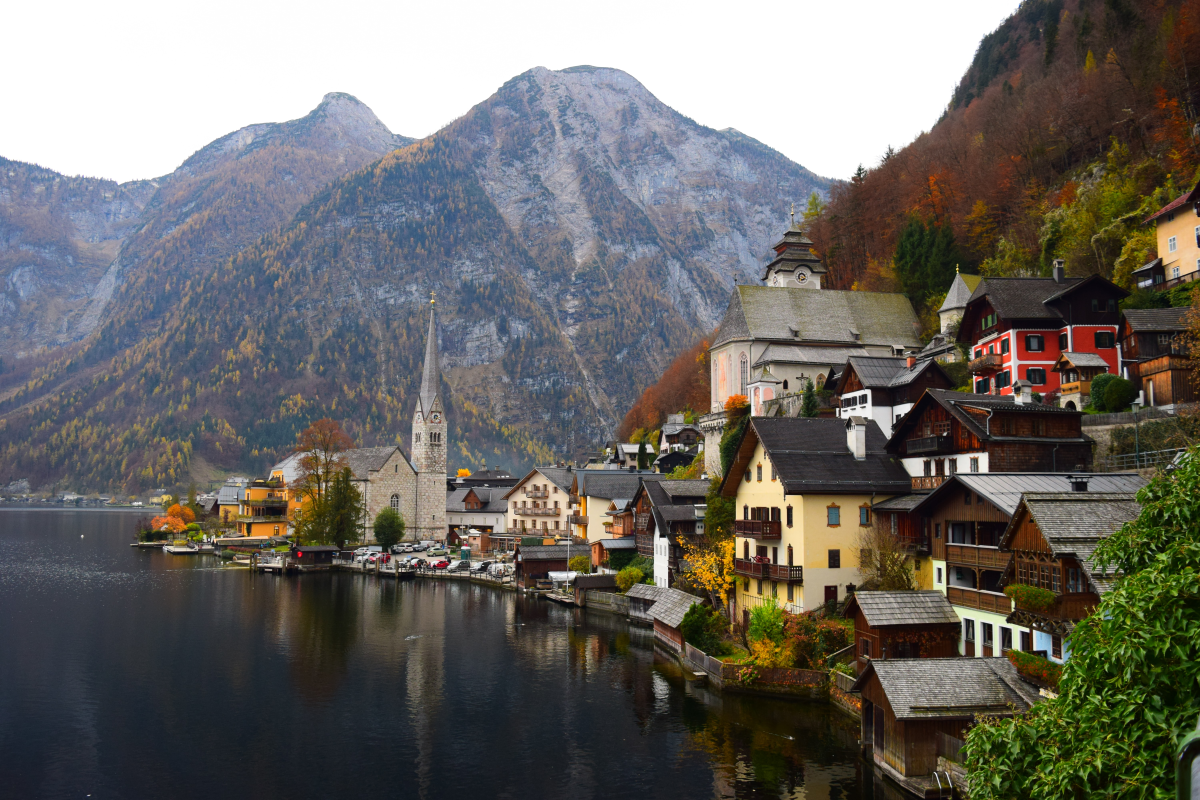
#> input picture Color detection/pic5.jpg, 6000 x 4000 px (shown at 1/5 size)
$ python color_detection.py
#> lines starting #> are read from the running program, lines starting #| are printed output that depends on the picture
# pip install pandas
#pip install opencv-python

import cv2
import pandas as pd

# --------------------------------------------------------------------------

img_path = 'pic5.jpg'
csv_path = 'colors.csv'

# reading csv file
index = ['color', 'color_name', 'hex', 'R', 'G', 'B']
df = pd.read_csv(csv_path, names=index, header=None)
#> (reads Color detection/colors.csv from the repository)

# reading image
img = cv2.imread(img_path)
#> img is the input picture: shape (4000, 6000, 3); mean B, G, R 100.1, 104.7, 107
img = cv2.resize(img, (800,600))
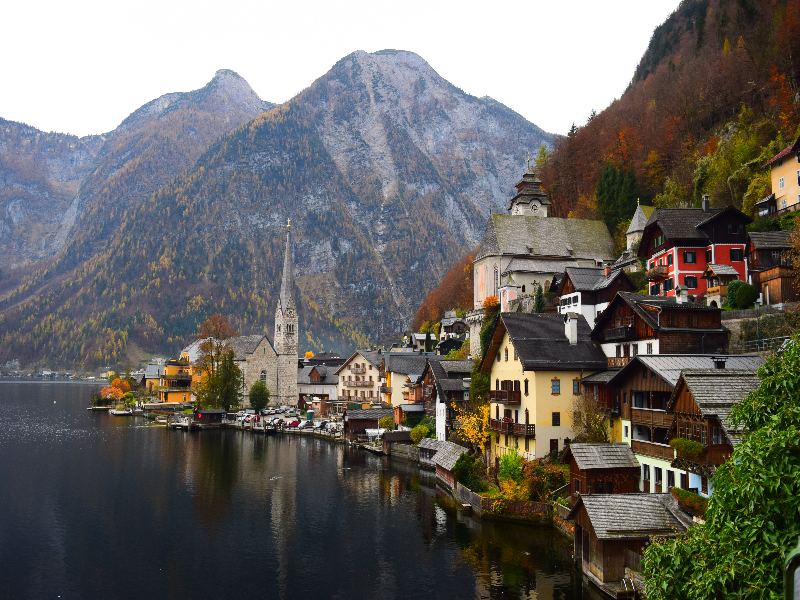
#> img: shape (600, 800, 3); mean B, G, R 100.1, 104.7, 107

#declaring global variables
clicked = False
r = g = b = xpos = ypos = 0

#function to calculate minimum distance from all colors and get the most matching color
def get_color_name(R,G,B):
	minimum = 1000
	for i in range(len(df)):
		d = abs(R - int(df.loc[i,'R'])) + abs(G - int(df.loc[i,'G'])) + abs(B - int(df.loc[i,'B']))
		if d <= minimum:
			minimum = d
			cname = df.loc[i, 'color_name']

	return cname

#function to get x,y coordinates of mouse double click
def draw_function(event, x, y, flags, params):
	if event == cv2.EVENT_LBUTTONDBLCLK:
		global b, g, r, xpos, ypos, clicked
		clicked = True
		xpos = x
		ypos = y
		b,g,r = img[y,x]
		b = int(b)
		g = int(g)
		r = int(r)

# creating window
cv2.namedWindow('image')
cv2.setMouseCallback('image', draw_function)

while True:
	cv2.imshow('image', img)
	if clicked:
		#cv2.rectangle(image, startpoint, endpoint, color, thickness)-1 fills entire rectangle
		cv2.rectangle(img, (20,20), (600,60), (b,g,r), -1)

		#Creating text string to display( Color name and RGB values )
		text = get_color_name(r,g,b) + ' R=' + str(r) + ' G=' + str(g) + ' B=' + str(b)
		#cv2.putText(img,text,start,font(0-7),fontScale,color,thickness,lineType )
		cv2.putText(img, text, (50,50), 2,0.8, (255,255,255),2,cv2.LINE_AA)

		#For very light colours we will display text in black colour
		if r+g+b >=600:
			cv2.putText(img, text, (50,50), 2,0.8, (0,0,0),2,cv2.LINE_AA)

	if cv2.waitKey(20) & 0xFF == 27:
#> (key Esc is pressed here)
		break

cv2.destroyAllWindows()
